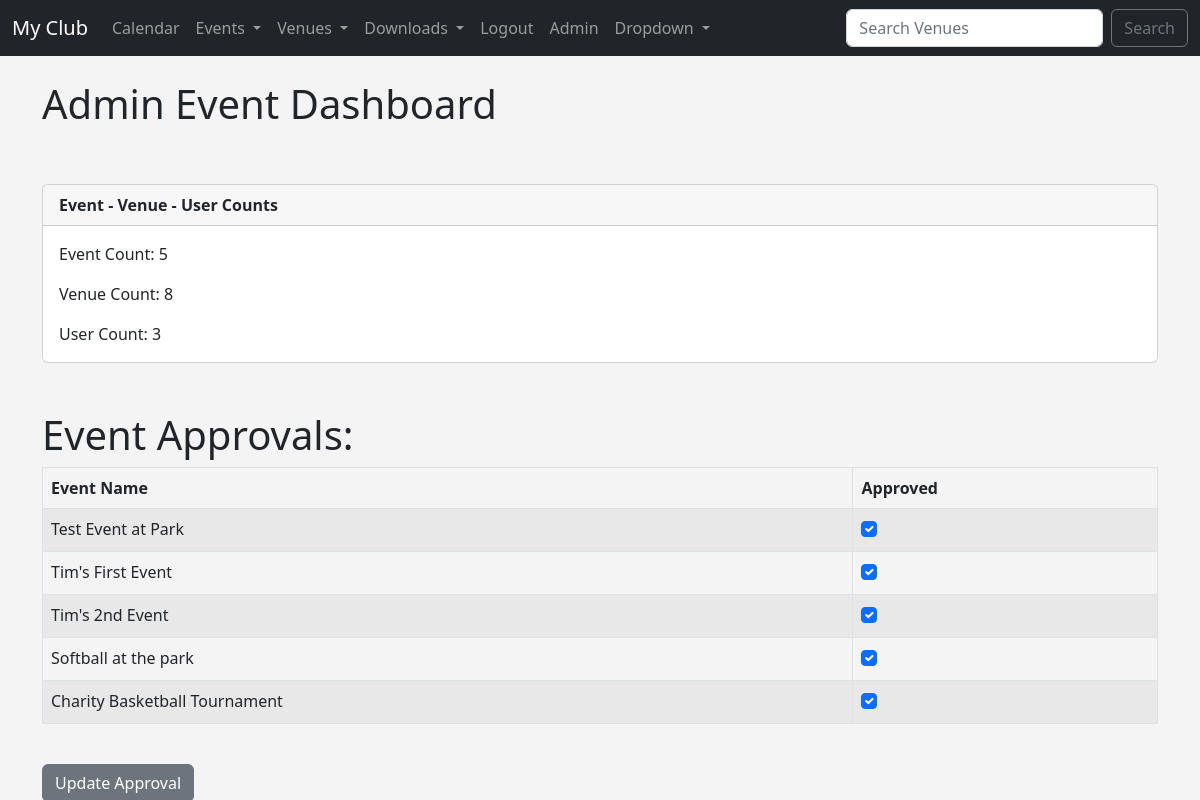
Screenshot of /admin_approval (signed in) with the database file from the repository.
### events/models.py (models this page shows, shortened)
class Event(models.Model):
    name = models.CharField('Event Name', max_length=120)
    date = models.DateTimeField('Event Date')
    venue = models.ForeignKey(
        Venue, blank=True, null=True, on_delete=models.CASCADE)
    manager = models.ForeignKey(
        User, blank=True, null=True, on_delete=models.SET_NULL)
    description = models.TextField(blank=True)
    attendees = models.ManyToManyField(MyClubUser, blank=True)
    approved = models.BooleanField('Approved', default=False)
    def __str__(self):
        return self.name

### events/views.py (the view)
# urls.py: path('admin_approval', views.admin_approval, name='admin-approval'),
def admin_approval(request):
    event_count = Event.objects.all().count()
    venue_count = Venue.objects.all().count()
    user_count = User.objects.all().count()
    event_list = Event.objects.all().order_by('-date')
    if request.user.is_superuser:
        if request.method == 'POST':
            event_list.update(approved=False)
            id_list = request.POST.getlist('boxes')
            for x in id_list:
                Event.objects.filter(pk=int(x)).update(approved=True)
            messages.success(
                request, 'Event List Approval Has Been Updated')
            return redirect('admin-approval')
        else:
            return render(request, 'events/admin_approval.html', {
                'event_list': event_list,
                'event_count': event_count,
                'venue_count': venue_count,
                'user_count': user_count,
            })
    else:
        messages.success(request, 'You\'re not authorized to view this page')
        return redirect('home')

### events/templates/events/admin_approval.html (shortened to what this page needs)
{% extends 'events/base.html' %}
{% block content %}
{% if user.is_authenticated %}
    <h1>Admin Event Dashboard</h1>
    <form action="" method=POST>
        <div class="card">
            <div class="card-header">
              <strong>Event - Venue - User Counts</strong>
            </div>
            <div class="card-body">
              <p class="card-text">Event Count: {{ event_count }}</p>
              <p class="card-text">Venue Count: {{ venue_count}}</p>
              <p class="card-text">User Count: {{ user_count }}</p>
            </div>
          </div>
    <br/><br/>
    <h1>Event Approvals:</h1>
    <table class="table table-striped table-hove table-bordered">
        <thead>
            <tr>
                <th scope="col">Event Name</th>
                <th scope="col">Approved</th>
            </tr>
        </thead>
        <tbody>
            {% for event in event_list %}
            <tr>
                <td>{{ event }}<br/></td>
                <td>
                    {% if event.approved %}
                        <div class="form-check">
                            <input class="form-check-input" type="checkbox" checked="checked" value={{event.id}} name="boxes">
                        </div>
                    {% else %}
                        <div class="form-check">
                            <input class="form-check-input" type="checkbox" value={{event.id}} name="boxes">
                        </div>
                    {% endif %}
                </td>
            </tr>
        {% endfor %}
        </tbody>
    </table>
<br/>
<button class='btn btn-secondary' type="submit">Update Approval</button>
{% endif %}
{% endblock %}

### rows the page displays
Event: name "Test Event at Park"
Event: name "Tim's First Event"
Event: name "Tim's 2nd Event"
Event: name "Softball at the park"
Event: name "Charity Basketball Tournament"

### other values shown
{{ event_count }} "5"
{{ venue_count }} "8"
{{ user_count }} "3"
